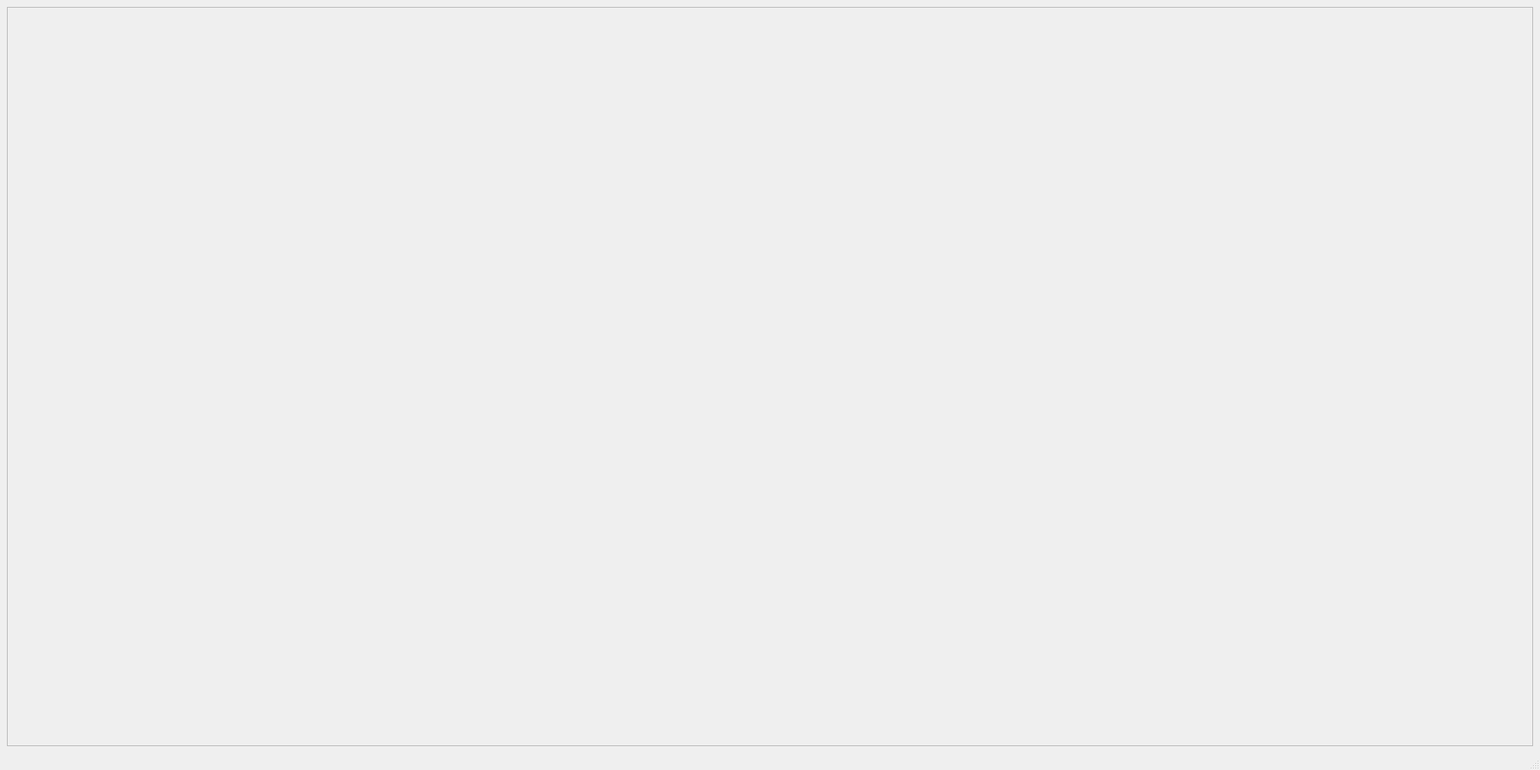
<?xml version="1.0" encoding="UTF-8"?>
<ui version="4.0">
 <class>Users</class>
 <widget class="QMainWindow" name="Users">
  <property name="geometry">
   <rect>
    <x>0</x>
    <y>0</y>
    <width>2000</width>
    <height>1000</height>
   </rect>
  </property>
  <property name="windowTitle">
   <string>MainWindow</string>
  </property>
  <widget class="QWidget" name="centralwidget">
   <layout class="QGridLayout" name="gridLayout_2">
    <item row="0" column="0">
     <widget class="QScrollArea" name="scrollArea">
      <property name="widgetResizable">
       <bool>true</bool>
      </property>
      <widget class="QWidget" name="scrollAreaWidgetContents">
       <property name="geometry">
        <rect>
         <x>0</x>
         <y>0</y>
         <width>1980</width>
         <height>939</height>
        </rect>
       </property>
       <layout class="QGridLayout" name="gridLayout_3">
        <item row="0" column="0">
         <layout class="QGridLayout" name="layout_users"/>
        </item>
       </layout>
      </widget>
     </widget>
    </item>
   </layout>
  </widget>
  <widget class="QMenuBar" name="menubar">
   <property name="geometry">
    <rect>
     <x>0</x>
     <y>0</y>
     <width>2000</width>
     <height>21</height>
    </rect>
   </property>
  </widget>
  <widget class="QStatusBar" name="statusbar"/>
 </widget>
 <resources/>
 <connections/>
</ui>
